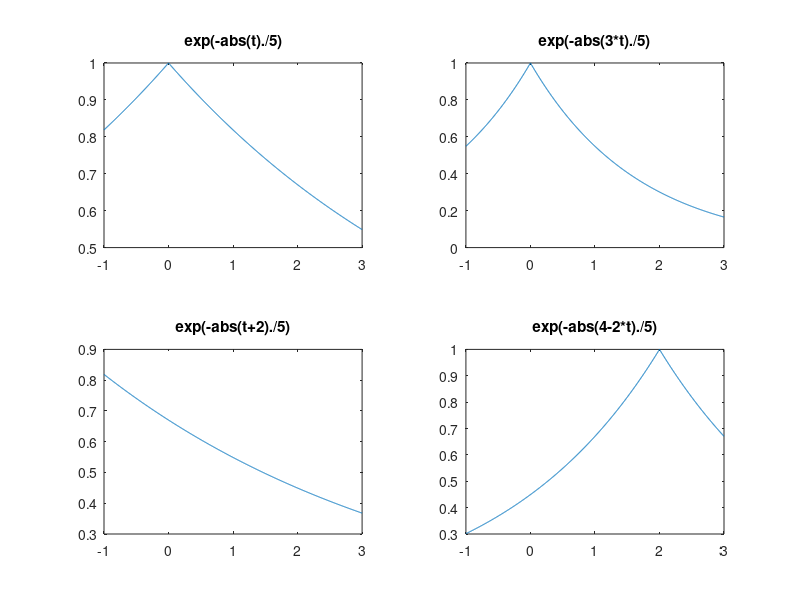
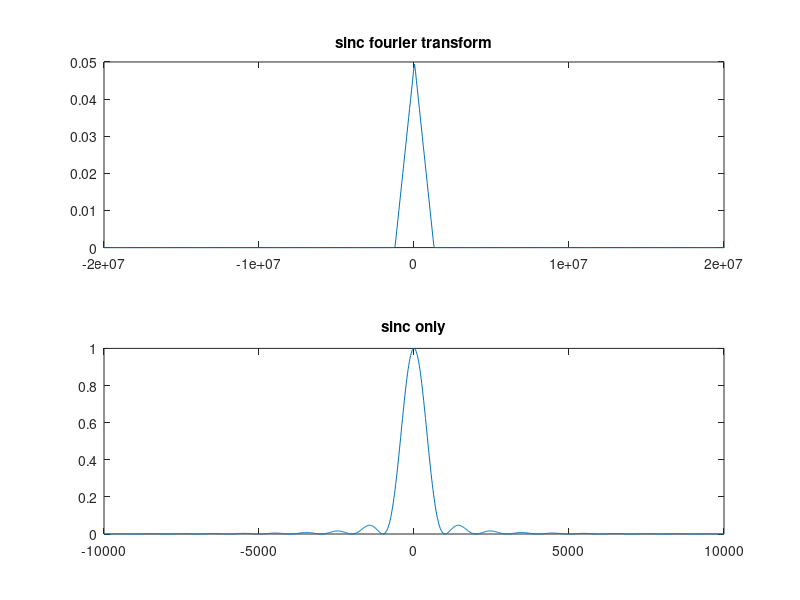
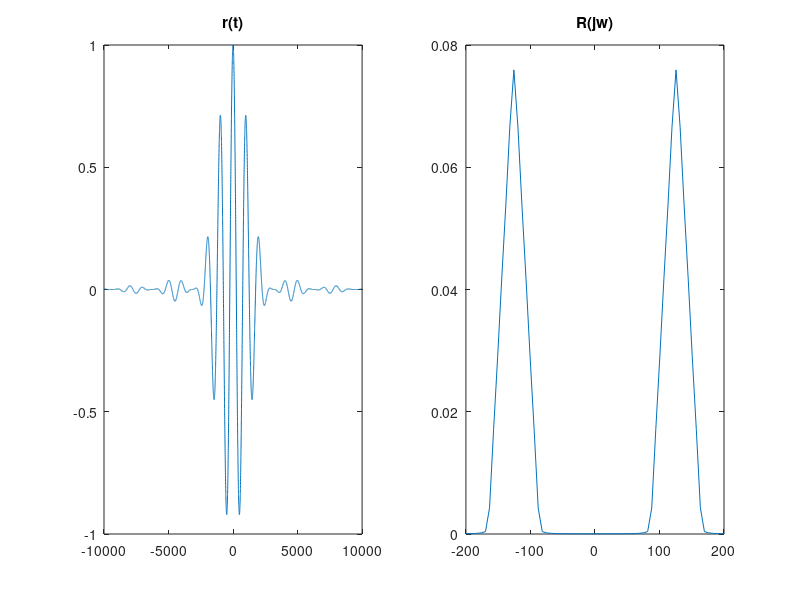

MATLAB code to generate these figures, in order: (Note: this script raises an error after producing the figures.)
%%Q1
fs=1000;
t1=linspace(-1,3,fs);
y=exp(-abs(t1)./5);
subplot(2,2,1);
plot(t1,y);
title("exp(-abs(t)./5)")
subplot(2,2,2);
y1=exp(-abs(3*t1)./5);
plot(t1,y1);
title("exp(-abs(3*t)./5)")
subplot(2,2,3);
y2=exp(-abs(t1+2)./5);
plot(t1,y2);
title("exp(-abs(t+2)./5)")
subplot(2,2,4);
y3=exp(-abs(4-2*t1)./5);
plot(t1,y3);
title("exp(-abs(4-2*t)./5)")
%%Q2
%%a
fs=1000;
t2=linspace(-10000,10000,fs);
m=sinc((10^-3)*t2).^2;
M=(1/fs)*fftshift(fft(m));
f=fs/2*t2;
w=2*pi*f;
figure(2)
subplot(2,1,1)
plot(w,abs(M));
title("sinc fourier transform")
xlim([-20000000 20000000])
subplot(2,1,2);
plot(t2,m);
title("sinc only")
%%b
fs=10000;
t5=linspace(-10000,10000,fs);
z=(10.^(-3)).*t5;
Sinc=(sin(z)./z).^2;
x=2*pi*100000*t5;
r=Sinc.*cos(x);
n=length(r);
f=(-n/2:n/2-1)*(fs/n);
w=2*pi*f;
figure(3);
subplot(1,2,1);
plot(t5,r);
title("r(t)")
subplot(1,2,2);
R=(1/fs)*fftshift(fft(r));
plot(w,abs(R));
xlim([-200 200])
title("R(jw)")
%%Q3
syms t
T0=pi;
w0=(2*pi)/T0;
n=-20:20;
Dn=1/T0*int(exp(-t)*exp(-(j*n*w0*t)),t,0,pi);
figure(6)
subplot(1,2,1)
stem(n,abs(Dn));
subplot(1,2,2)
stem(n,angle(Dn));
